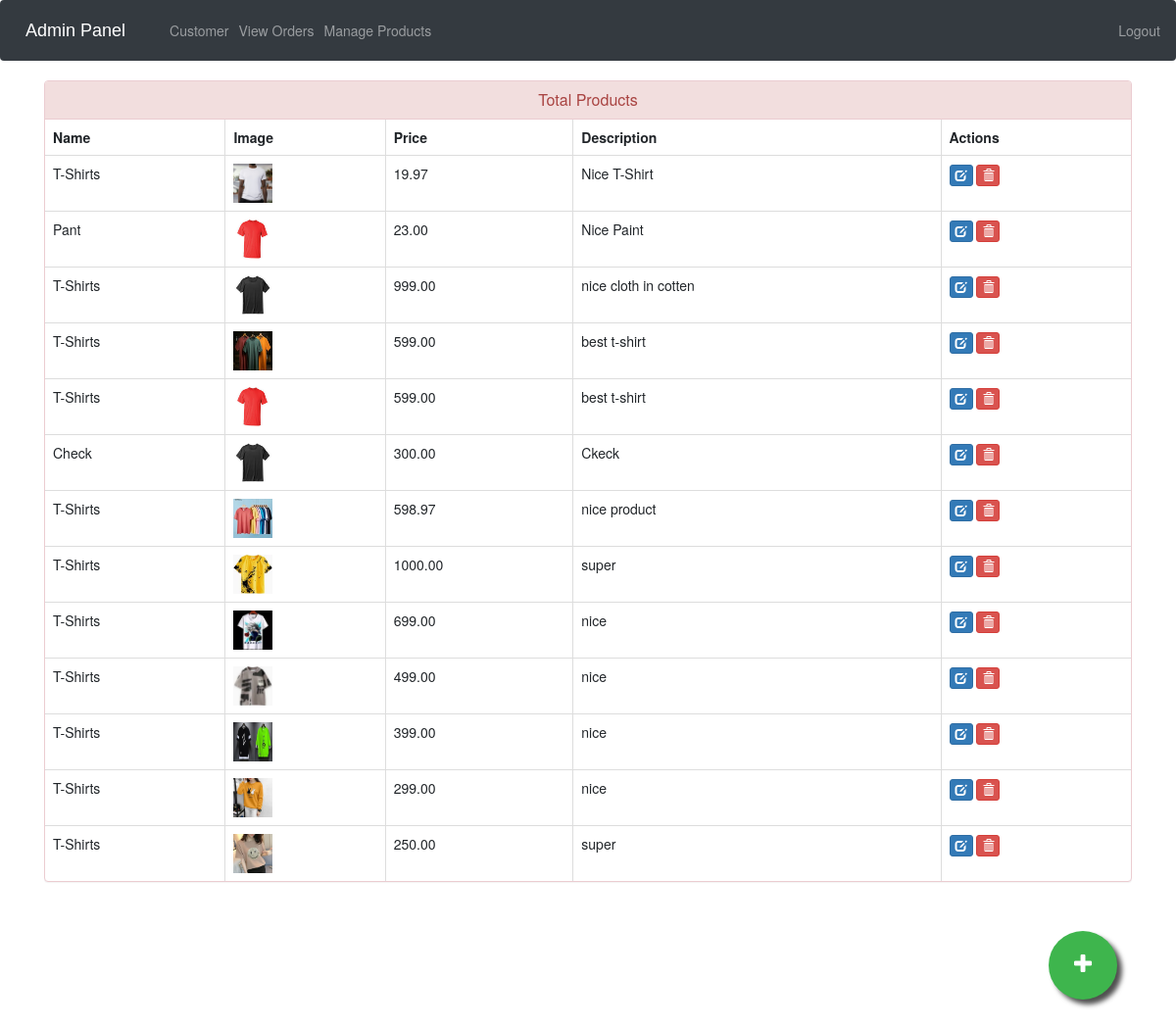
/admin-products (signed in), run on an earlier commit of the app's database.
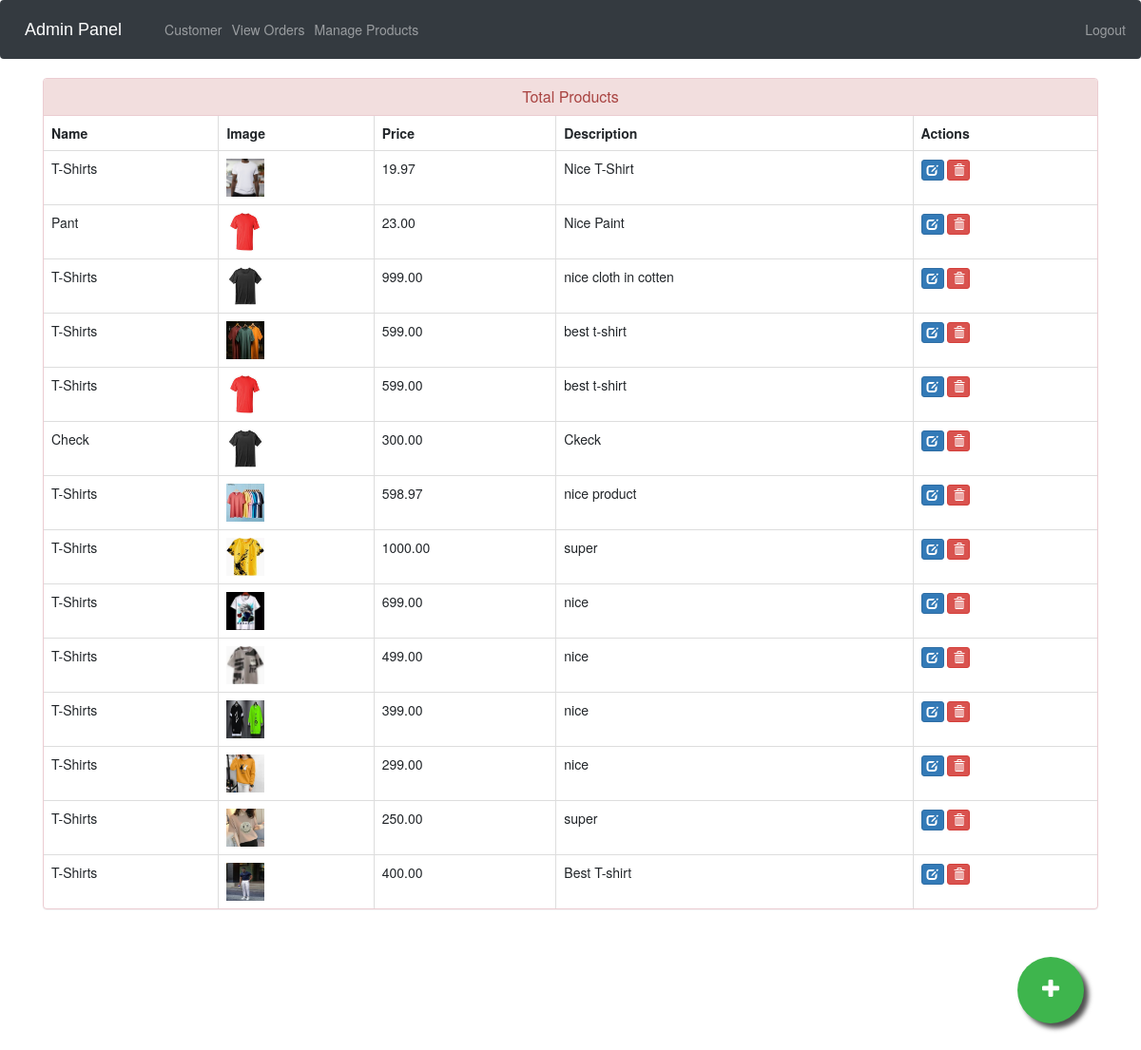
And on a later commit of the database.
### ecom/models.py (models this page shows, shortened)
class Product(models.Model):
    GENDER = (
        ('M', 'Male'),
        ('F', 'Female'),
        ('U', 'Unisex')
    )
    SIZE = (
        ('XS', 'Extra Small'),
        ('S', 'Small'),
        ('M', 'Medium'),
        ('L', 'Large'),
        ('XL', 'Extra Large'),
        ('XXL', 'Extra Extra Large')
    )
    SleeveLength = (
        ('SHORT', 'Short'),
        ('LONG', 'Long'),
        ('EXTRA_LONG', 'Extra Long'),
    )
    NeckType = (
        ('CREW', 'Crew'),
        ('V_NECK', 'V-Neck'),
        ('SCOOP', 'Scoop'),
    )
    Pattern = (
        ('SOLID', 'Solid'),
        ('STRIPED', 'Striped'),
        ('FLORAL', 'Floral'),
        ('GRAPHIC', 'Graphic'),
    )
    Occasion = (
        ('CASUAL', 'Casual'),
        ('FORMAL', 'Formal'),
        ('ACTIVE', 'Active'),
    )
    name = models.CharField(max_length=255)
    image = models.ImageField(upload_to='product_image/', null=True, blank=True)
    price = models.DecimalField(max_digits=10, decimal_places=2)
    description = models.TextField()
    gender = models.CharField(max_length=1, choices=GENDER)
    size = models.CharField(max_length=3, choices=SIZE)
    material = models.CharField(max_length=255)
    color = models.CharField(max_length=255)
    dominant_colors = models.TextField(blank=True, null=True)
    sleeve_length = models.CharField(max_length=255, choices=SleeveLength, blank=True)
    neck_type = models.CharField(max_length=255, choices=NeckType, blank=True)
    pattern = models.CharField(max_length=255, choices=Pattern, blank=True)
    occasion = models.CharField(max_length=255, choices=Occasion, blank=True)
    brand = models.CharField(max_length=255, default='Pinac')
    rating = models.IntegerField(validators=[MinValueValidator(1), MaxValueValidator(5)], blank=True, null=True)
    stock_quantity = models.IntegerField(default=0)
    is_best_seller = models.BooleanField(default=False)
    is_new_arrival = models.BooleanField(default=False)
    created_at = models.DateTimeField(auto_now_add=True)
    updated_at = models.DateTimeField(auto_now=True)

### ecom/views.py (the view)
# urls.py: path('admin-products', views.admin_products_view,name='admin-products'),
@login_required(login_url='adminlogin')
def admin_products_view(request):
    products=models.Product.objects.all()
    return render(request,'ecom/admin_products.html',{'products':products})

### templates/ecom/admin_products.html (shortened to what this page needs)
{% extends 'ecom/admin_base.html' %}
{% load static %}
{% block content %}
<head>
  <link href="//netdna.bootstrapcdn.com/bootstrap/3.0.0/css/bootstrap.min.css" rel="stylesheet" id="bootstrap-css">
</head>
<div class="container">
  <div class="panel panel-danger">
    <div class="panel-heading">
      <h6 class="panel-title">Total Products</h6>
    </div>
    <table class="table table-hover table-bordered" id="dev-table">
      <thead>
        <tr>
          <th>Name</th>
          <th>Image</th>
          <th>Price</th>
          <th>Description</th>
          <th>Actions</th>
        </tr>
      </thead>
      {% for p in products %}
  {% if p %}
      <tr>
        <td> {{p.name}}</td>
        <td>
          {% if p.image %}
              <img class="img" src="{{ p.image.url }}" alt="product pic" height="40px" width="40px">
          {% else %}
              <img class="img" src="{% static 'product_image/anomaly-WWesmHEgXDs-unsplash.jpg' %}" alt="default product pic" height="40px" width="40px">
          {% endif %}
          <td>{{p.price}}</td>
        <td>{{p.description}}</td>
        <td><a class="btn btn-primary btn-xs" href="{% url 'update-product' p.id  %}"><span class="glyphicon glyphicon-edit"></span></a>
          <a class="btn btn-danger btn-xs" href="{% url 'delete-product' p.id  %}"><span class="glyphicon glyphicon-trash"></span></a></td>
      </tr>
      {%else%}
      <br><br><br>
      <h1>No Products!!</h1>
      {% endif %}
      {% endfor %}
    </table>
  </div>
</div>
<a href="/admin-add-product" class="float">
<i class="fa fa-plus my-float"></i>
</a>
{% endblock content %}

What changed in the data, as far as the page shows it:
added Product: name "T-Shirts", image (picture), price "400.00", description "Best T-shirt"
